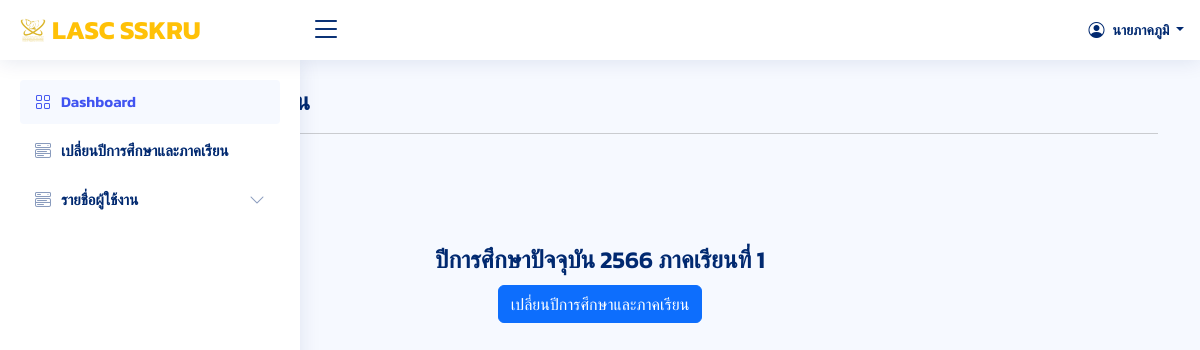
Before: /index_admin.php?page=admin/change_term_year (signed in) with the older database file.
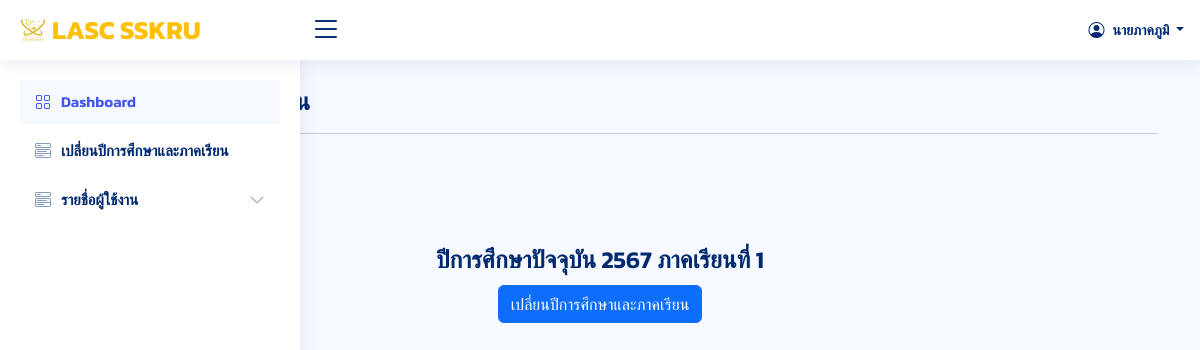
After: the same page with the newer database file.
### tables this page shows
CREATE TABLE `term_year` (
  `id` int(1) NOT NULL,
  `term` int(1) NOT NULL,
  `year` int(4) NOT NULL
);

### admin/change_term_year.php (the view, shortened to what this page needs)
<?php
$stmt = $conn->query("SELECT * FROM `term_year` where id = 1");
$stmt->execute();
$term_year = $stmt->fetch();
?>
<div class="container">
    <div class="pagetitle mt-3">
        <h1>เปลี่ยนปีการศึกษาและภาคเรียน</h1>
    </div>
    <hr>
        <br>
        <br>
        <br>
        <br>
    <div class="pagetitle d-flex justify-content-center">
        <h1>ปีการศึกษาปัจจุบัน <?= $term_year['year']?> ภาคเรียนที่ <?= $term_year['term']?></h1>
    </div>
    <div class="d-flex justify-content-center">
        <button type="button" class="btn btn-primary" data-bs-toggle="modal" data-bs-target="#change_term_year">เปลี่ยนปีการศึกษาและภาคเรียน</button>
    </div>
</div>

Changed rows visible on the page:
changed term_year: year "2566" → "2567"
